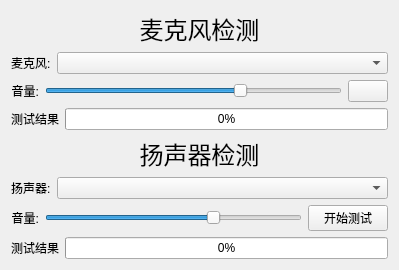
<?xml version="1.0" encoding="UTF-8"?>
<ui version="4.0">
 <class>TestAudioDetectDialog</class>
 <widget class="QDialog" name="TestAudioDetectDialog">
  <property name="geometry">
   <rect>
    <x>0</x>
    <y>0</y>
    <width>399</width>
    <height>268</height>
   </rect>
  </property>
  <property name="windowTitle">
   <string>声音检测</string>
  </property>
  <property name="autoFillBackground">
   <bool>false</bool>
  </property>
  <layout class="QVBoxLayout" name="verticalLayout">
   <item>
    <widget class="QLabel" name="labelMicTestTitle">
     <property name="sizePolicy">
      <sizepolicy hsizetype="Expanding" vsizetype="Preferred">
       <horstretch>0</horstretch>
       <verstretch>0</verstretch>
      </sizepolicy>
     </property>
     <property name="font">
      <font>
       <pointsize>18</pointsize>
      </font>
     </property>
     <property name="text">
      <string>麦克风检测</string>
     </property>
     <property name="alignment">
      <set>Qt::AlignCenter</set>
     </property>
    </widget>
   </item>
   <item>
    <layout class="QHBoxLayout" name="horizontalLayout">
     <item>
      <widget class="QLabel" name="setMusicPublishVolume_8">
       <property name="sizePolicy">
        <sizepolicy hsizetype="Preferred" vsizetype="Preferred">
         <horstretch>0</horstretch>
         <verstretch>0</verstretch>
        </sizepolicy>
       </property>
       <property name="text">
        <string>麦克风:</string>
       </property>
       <property name="alignment">
        <set>Qt::AlignLeading|Qt::AlignLeft|Qt::AlignVCenter</set>
       </property>
      </widget>
     </item>
     <item>
      <widget class="QComboBox" name="comboBoxMic">
       <property name="sizePolicy">
        <sizepolicy hsizetype="Expanding" vsizetype="Fixed">
         <horstretch>0</horstretch>
         <verstretch>0</verstretch>
        </sizepolicy>
       </property>
       <property name="currentText">
        <string notr="true"/>
       </property>
       <property name="currentIndex">
        <number>-1</number>
       </property>
       <property name="maxVisibleItems">
        <number>10</number>
       </property>
       <property name="iconSize">
        <size>
         <width>16</width>
         <height>18</height>
        </size>
       </property>
       <property name="frame">
        <bool>true</bool>
       </property>
      </widget>
     </item>
    </layout>
   </item>
   <item>
    <layout class="QHBoxLayout" name="horizontalLayout_2">
     <item>
      <widget class="QLabel" name="setMusicPublishVolume_10">
       <property name="text">
        <string>音量:</string>
       </property>
       <property name="alignment">
        <set>Qt::AlignRight|Qt::AlignTrailing|Qt::AlignVCenter</set>
       </property>
      </widget>
     </item>
     <item>
      <widget class="QSlider" name="sliderMicVolume">
       <property name="value">
        <number>66</number>
       </property>
       <property name="orientation">
        <enum>Qt::Horizontal</enum>
       </property>
      </widget>
     </item>
     <item>
      <widget class="QPushButton" name="pushButtonStartMicTest">
       <property name="sizePolicy">
        <sizepolicy hsizetype="Preferred" vsizetype="Fixed">
         <horstretch>0</horstretch>
         <verstretch>0</verstretch>
        </sizepolicy>
       </property>
       <property name="focusPolicy">
        <enum>Qt::NoFocus</enum>
       </property>
       <property name="text">
        <string/>
       </property>
       <property name="checkable">
        <bool>true</bool>
       </property>
      </widget>
     </item>
    </layout>
   </item>
   <item>
    <layout class="QHBoxLayout" name="horizontalLayout_3">
     <item>
      <widget class="QLabel" name="labelMicTestResult">
       <property name="text">
        <string>测试结果</string>
       </property>
       <property name="alignment">
        <set>Qt::AlignRight|Qt::AlignTrailing|Qt::AlignVCenter</set>
       </property>
      </widget>
     </item>
     <item>
      <widget class="QProgressBar" name="progressBarMicTestResult">
       <property name="value">
        <number>0</number>
       </property>
      </widget>
     </item>
    </layout>
   </item>
   <item>
    <widget class="QLabel" name="labelSpeakerTestTitle">
     <property name="sizePolicy">
      <sizepolicy hsizetype="Expanding" vsizetype="Preferred">
       <horstretch>0</horstretch>
       <verstretch>0</verstretch>
      </sizepolicy>
     </property>
     <property name="font">
      <font>
       <pointsize>18</pointsize>
      </font>
     </property>
     <property name="text">
      <string>扬声器检测</string>
     </property>
     <property name="alignment">
      <set>Qt::AlignCenter</set>
     </property>
    </widget>
   </item>
   <item>
    <layout class="QHBoxLayout" name="horizontalLayout_4">
     <item>
      <widget class="QLabel" name="setMusicPublishVolume_12">
       <property name="text">
        <string>扬声器:</string>
       </property>
       <property name="alignment">
        <set>Qt::AlignLeading|Qt::AlignLeft|Qt::AlignVCenter</set>
       </property>
      </widget>
     </item>
     <item>
      <widget class="QComboBox" name="comboBoxSpeaker">
       <property name="sizePolicy">
        <sizepolicy hsizetype="Expanding" vsizetype="Fixed">
         <horstretch>0</horstretch>
         <verstretch>0</verstretch>
        </sizepolicy>
       </property>
       <property name="currentText">
        <string notr="true"/>
       </property>
       <property name="currentIndex">
        <number>-1</number>
       </property>
       <property name="maxVisibleItems">
        <number>10</number>
       </property>
      </widget>
     </item>
    </layout>
   </item>
   <item>
    <layout class="QHBoxLayout" name="horizontalLayout_5">
     <item>
      <widget class="QLabel" name="setMusicPublishVolume_11">
       <property name="text">
        <string>音量:</string>
       </property>
       <property name="alignment">
        <set>Qt::AlignRight|Qt::AlignTrailing|Qt::AlignVCenter</set>
       </property>
      </widget>
     </item>
     <item>
      <widget class="QSlider" name="sliderSpeakerVolume">
       <property name="value">
        <number>66</number>
       </property>
       <property name="orientation">
        <enum>Qt::Horizontal</enum>
       </property>
      </widget>
     </item>
     <item>
      <widget class="QPushButton" name="pushButtonStartSpeakerTest">
       <property name="focusPolicy">
        <enum>Qt::NoFocus</enum>
       </property>
       <property name="text">
        <string>开始测试</string>
       </property>
       <property name="checkable">
        <bool>true</bool>
       </property>
       <property name="flat">
        <bool>false</bool>
       </property>
      </widget>
     </item>
    </layout>
   </item>
   <item>
    <layout class="QHBoxLayout" name="horizontalLayout_6">
     <item>
      <widget class="QLabel" name="labelSpeakerTestResult">
       <property name="text">
        <string>测试结果</string>
       </property>
       <property name="alignment">
        <set>Qt::AlignRight|Qt::AlignTrailing|Qt::AlignVCenter</set>
       </property>
      </widget>
     </item>
     <item>
      <widget class="QProgressBar" name="progressBarSpeakerTestResult">
       <property name="value">
        <number>0</number>
       </property>
      </widget>
     </item>
    </layout>
   </item>
   <item>
    <spacer name="verticalSpacer">
     <property name="orientation">
      <enum>Qt::Vertical</enum>
     </property>
     <property name="sizeHint" stdset="0">
      <size>
       <width>20</width>
       <height>40</height>
      </size>
     </property>
    </spacer>
   </item>
  </layout>
 </widget>
 <resources/>
 <connections/>
</ui>
